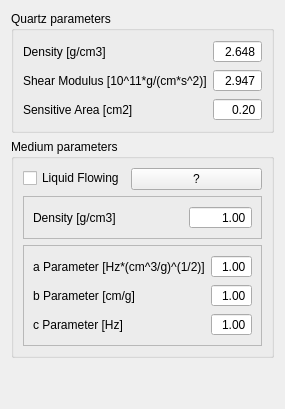
          <widget class="QWidget" name="freqToMassTab">
           <attribute name="title">
            <string>Physical Parameters</string>
           </attribute>
           <layout class="QVBoxLayout" name="verticalLayout_11" stretch="3,2,3">
            <item>
             <widget class="QGroupBox" name="quartzBox">
              <property name="title">
               <string>Quartz parameters</string>
              </property>
              <layout class="QFormLayout" name="formLayout_6">
               <property name="fieldGrowthPolicy">
                <enum>QFormLayout::AllNonFixedFieldsGrow</enum>
               </property>
               <item row="0" column="0">
                <widget class="QLabel" name="quartzDensLabel">
                 <property name="text">
                  <string>Density [g/cm3]</string>
                 </property>
                </widget>
               </item>
               <item row="1" column="0">
                <widget class="QLabel" name="quartzShearLabel">
                 <property name="minimumSize">
                  <size>
                   <width>150</width>
                   <height>0</height>
                  </size>
                 </property>
                 <property name="text">
                  <string>Shear Modulus [10^11*g/(cm*s^2)]</string>
                 </property>
                </widget>
               </item>
               <item row="2" column="0">
                <widget class="QLabel" name="areaNumLabel">
                 <property name="text">
                  <string>Sensitive Area [cm2]</string>
                 </property>
                </widget>
               </item>
               <item row="2" column="1">
                <widget class="QDoubleSpinBox" name="areaNumDbl">
                 <property name="alignment">
                  <set>Qt::AlignRight|Qt::AlignTrailing|Qt::AlignVCenter</set>
                 </property>
                 <property name="buttonSymbols">
                  <enum>QAbstractSpinBox::NoButtons</enum>
                 </property>
                 <property name="value">
                  <double>0.200000000000000</double>
                 </property>
                </widget>
               </item>
               <item row="1" column="1">
                <widget class="QDoubleSpinBox" name="quartzShearNumDbl">
                 <property name="alignment">
                  <set>Qt::AlignRight|Qt::AlignTrailing|Qt::AlignVCenter</set>
                 </property>
                 <property name="buttonSymbols">
                  <enum>QAbstractSpinBox::NoButtons</enum>
                 </property>
                 <property name="decimals">
                  <number>3</number>
                 </property>
                 <property name="value">
                  <double>2.947000000000000</double>
                 </property>
                </widget>
               </item>
               <item row="0" column="1">
                <widget class="QDoubleSpinBox" name="quartzDensNumDbl">
                 <property name="alignment">
                  <set>Qt::AlignRight|Qt::AlignTrailing|Qt::AlignVCenter</set>
                 </property>
                 <property name="buttonSymbols">
                  <enum>QAbstractSpinBox::NoButtons</enum>
                 </property>
                 <property name="decimals">
                  <number>3</number>
                 </property>
                 <property name="value">
                  <double>2.648000000000000</double>
                 </property>
                </widget>
               </item>
              </layout>
             </widget>
            </item>
            <item>
             <widget class="QGroupBox" name="mediumBox">
              <property name="title">
               <string>Medium parameters</string>
              </property>
              <layout class="QVBoxLayout" name="verticalLayout_12">
               <item>
                <layout class="QFormLayout" name="formLayout_7">
                 <item row="0" column="0">
                  <widget class="QCheckBox" name="flowCkBox">
                   <property name="text">
                    <string>Liquid Flowing</string>
                   </property>
                  </widget>
                 </item>
                 <item row="0" column="1">
                  <widget class="QPushButton" name="whatsThatBtn">
                   <property name="text">
                    <string>?</string>
                   </property>
                  </widget>
                 </item>
                </layout>
               </item>
               <item>
                <widget class="QFrame" name="noFlowFrame">
                 <property name="frameShape">
                  <enum>QFrame::StyledPanel</enum>
                 </property>
                 <property name="frameShadow">
                  <enum>QFrame::Raised</enum>
                 </property>
                 <layout class="QFormLayout" name="formLayout_8">
                  <property name="fieldGrowthPolicy">
                   <enum>QFormLayout::AllNonFixedFieldsGrow</enum>
                  </property>
                  <item row="0" column="0">
                   <widget class="QLabel" name="mediumDensLabel">
                    <property name="minimumSize">
                     <size>
                      <width>150</width>
                      <height>0</height>
                     </size>
                    </property>
                    <property name="text">
                     <string>Density [g/cm3]</string>
                    </property>
                   </widget>
                  </item>
                  <item row="0" column="1">
                   <widget class="QDoubleSpinBox" name="mediumDensNumDbl">
                    <property name="alignment">
                     <set>Qt::AlignRight|Qt::AlignTrailing|Qt::AlignVCenter</set>
                    </property>
                    <property name="buttonSymbols">
                     <enum>QAbstractSpinBox::NoButtons</enum>
                    </property>
                    <property name="value">
                     <double>1.000000000000000</double>
                    </property>
                   </widget>
                  </item>
                 </layout>
                </widget>
               </item>
               <item>
                <widget class="QFrame" name="flowFrame">
                 <property name="frameShape">
                  <enum>QFrame::StyledPanel</enum>
                 </property>
                 <property name="frameShadow">
                  <enum>QFrame::Raised</enum>
                 </property>
                 <layout class="QFormLayout" name="formLayout_9">
                  <property name="fieldGrowthPolicy">
                   <enum>QFormLayout::AllNonFixedFieldsGrow</enum>
                  </property>
                  <item row="0" column="0">
                   <widget class="QLabel" name="aParLabel">
                    <property name="text">
                     <string>a Parameter [Hz*(cm^3/g)^(1/2)]</string>
                    </property>
                   </widget>
                  </item>
                  <item row="1" column="0">
                   <widget class="QLabel" name="bParLabel">
                    <property name="minimumSize">
                     <size>
                      <width>150</width>
                      <height>0</height>
                     </size>
                    </property>
                    <property name="text">
                     <string>b Parameter [cm/g]</string>
                    </property>
                   </widget>
                  </item>
                  <item row="2" column="0">
                   <widget class="QLabel" name="cParLabel">
                    <property name="text">
                     <string>c Parameter [Hz]</string>
                    </property>
                   </widget>
                  </item>
                  <item row="0" column="1">
                   <widget class="QDoubleSpinBox" name="aParNumDbl">
                    <property name="alignment">
                     <set>Qt::AlignRight|Qt::AlignTrailing|Qt::AlignVCenter</set>
                    </property>
                    <property name="buttonSymbols">
                     <enum>QAbstractSpinBox::NoButtons</enum>
                    </property>
                    <property name="value">
                     <double>1.000000000000000</double>
                    </property>
                   </widget>
                  </item>
                  <item row="1" column="1">
                   <widget class="QDoubleSpinBox" name="bParNumDbl">
                    <property name="alignment">
                     <set>Qt::AlignRight|Qt::AlignTrailing|Qt::AlignVCenter</set>
                    </property>
                    <property name="buttonSymbols">
                     <enum>QAbstractSpinBox::NoButtons</enum>
                    </property>
                    <property name="value">
                     <double>1.000000000000000</double>
                    </property>
                   </widget>
                  </item>
                  <item row="2" column="1">
                   <widget class="QDoubleSpinBox" name="cParNumDbl">
                    <property name="alignment">
                     <set>Qt::AlignRight|Qt::AlignTrailing|Qt::AlignVCenter</set>
                    </property>
                    <property name="buttonSymbols">
                     <enum>QAbstractSpinBox::NoButtons</enum>
                    </property>
                    <property name="value">
                     <double>1.000000000000000</double>
                    </property>
                   </widget>
                  </item>
                 </layout>
                </widget>
               </item>
              </layout>
             </widget>
            </item>
            <item>
             <spacer name="verticalSpacer_5">
              <property name="orientation">
               <enum>Qt::Vertical</enum>
              </property>
              <property name="sizeHint" stdset="0">
               <size>
                <width>20</width>
                <height>40</height>
               </size>
              </property>
             </spacer>
            </item>
           </layout>
          </widget>
